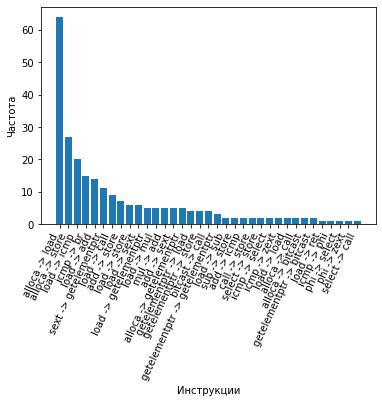

Source code (Python):
import matplotlib.pyplot as plt
from collections import Counter

with open('Pass.txt', 'r') as file:
    lines = file.readlines()

lines = [line.strip() for line in lines if line.strip()]

frequency = Counter(lines)
sorted_frequency = sorted(frequency.items(), key = lambda x:x[1], reverse = True)

labels, counts = zip(*sorted_frequency)

plt.bar(labels, counts)
plt.xlabel('Инструкции')
plt.ylabel('Частота')
plt.xticks(rotation=65, ha='right')
plt.figure(figsize=(12,12))
plt.tight_layout()
plt.show()
